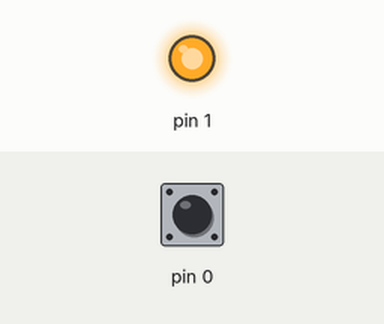
Recording of a sketch running on a simulated Arduino Uno, built with avr-gcc and run on an emulated ATmega328P. On the bench: output pins drawn as LEDs (lit = HIGH). The inputs (shaded band) are chosen by the test bench; at power-on: pin 0 HIGH.

Above: at 1.2 s.
1.3 s: pin 0 pulled LOW for 0.15 s
At 1.37 s:
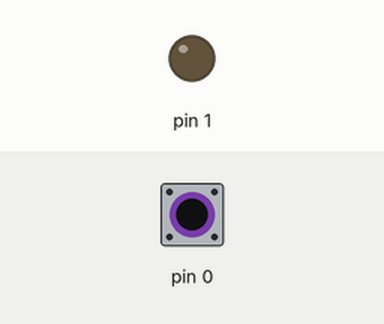
2.9 s: pin 0 pulled LOW for 3.2 s
At 6.8 s:
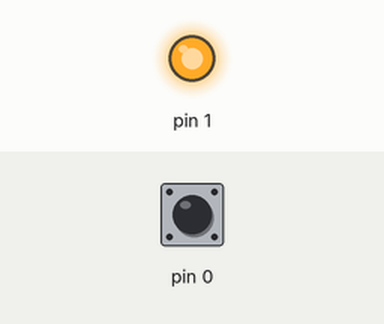
Timing chart, 0 to 8.3 s (numbered marks = the images above; inputs shaded):
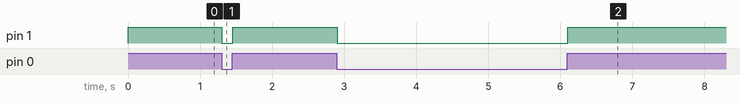

The sketch:

ch06p03_extraFun.ino.ino
```cpp
void PinState(unsigned char *inputPort, unsigned char *prevSample, unsigned char *currSample, unsigned char mask);
void DebounceInput(unsigned char *inputPort);
void MyDelay(unsigned long milliSeconds);
#define MASK_BIT01 0x01
#define MASK_BIT02 0x02
unsigned char *portDataD;

// DEBUGGING
//#define MESSAGE_MAX_LEN 80

void setup()
{
  unsigned char *portDDRD;

  portDDRD = (unsigned char *) 0x2A;
  portDataD = (unsigned char *) 0x2B;

  *portDDRD &= (~MASK_BIT01);  // Enable pin D0 as input
  *portDDRD |= (MASK_BIT02);  // Enable pin D1 as output
  *portDataD |= MASK_BIT01; // Enable internal pullup on pin D0

  //Serial.begin(9600);
}

void loop()
{
  unsigned char *portPinD;
  unsigned char previousSample;
  unsigned char currentSample;
  unsigned char *prevSampleAddr;
  unsigned char *currSampleAddr;

  portPinD = (unsigned char *) 0x29;
  prevSampleAddr = &previousSample;
  currSampleAddr = &currentSample;

  PinState(portPinD, prevSampleAddr, currSampleAddr, MASK_BIT01);

  // LED value based on input
  if (currentSample == 1)
  {
    *portDataD |= MASK_BIT02; // Turn ON pin
  }
  else
  {
    *portDataD &= (~MASK_BIT02);  // Turn OFF pin
  }
}

void PinState(unsigned char *inputPort, unsigned char *prevSample, unsigned char *currSample, unsigned char mask)
{
  unsigned char confirmSample;
  //char message[MESSAGE_MAX_LEN];

  *currSample = (*inputPort) & mask;

  if (*currSample != *prevSample)
  {
    DebounceInput();
    confirmSample = (*inputPort) & mask;

    if (confirmSample == *currSample)
    {
      // Valid transition
      //snprintf(message, MESSAGE_MAX_LEN, "Change State: %d\n", *currSample);
      //Serial.write(message);
    }
  }

  *prevSample = *currSample;

}

void DebounceInput()
{
  MyDelay(10);
}

void MyDelay(unsigned long milliSeconds)
{
  volatile unsigned long i;
  unsigned long endTime = 100 * milliSeconds;

  for (i = 0; i < endTime; i++);
}
```

Measured:
- after the input at 1.3 s, pin 1: HIGH → LOW at once, → HIGH 0.15 s later
- after the input at 2.9 s, pin 1: HIGH → LOW at once, → HIGH 3.2 s later
